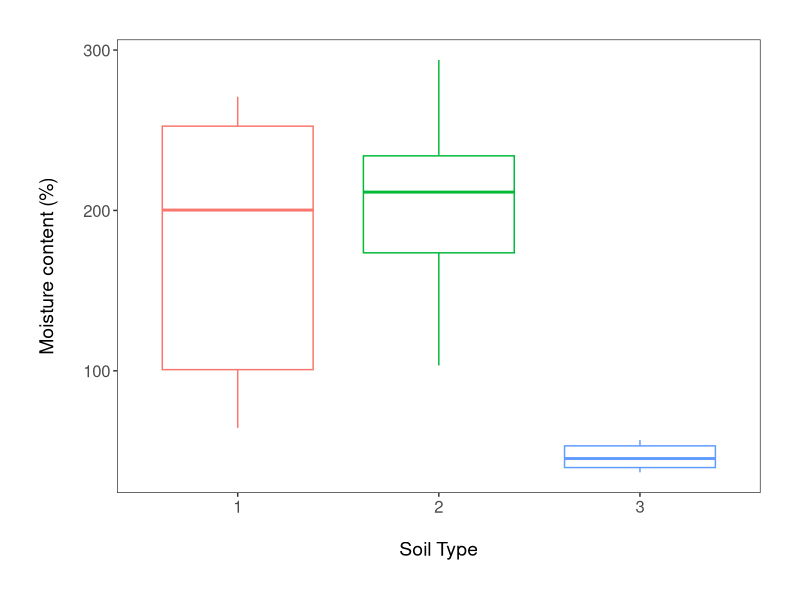
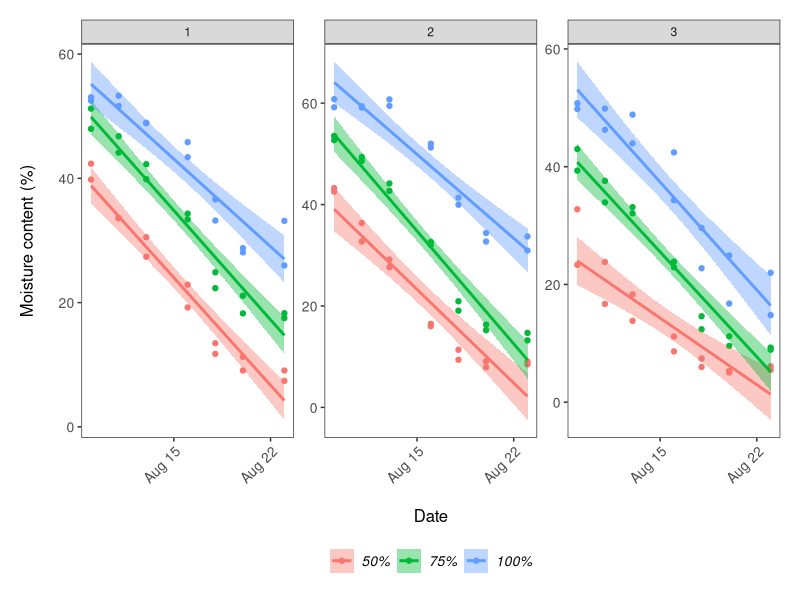
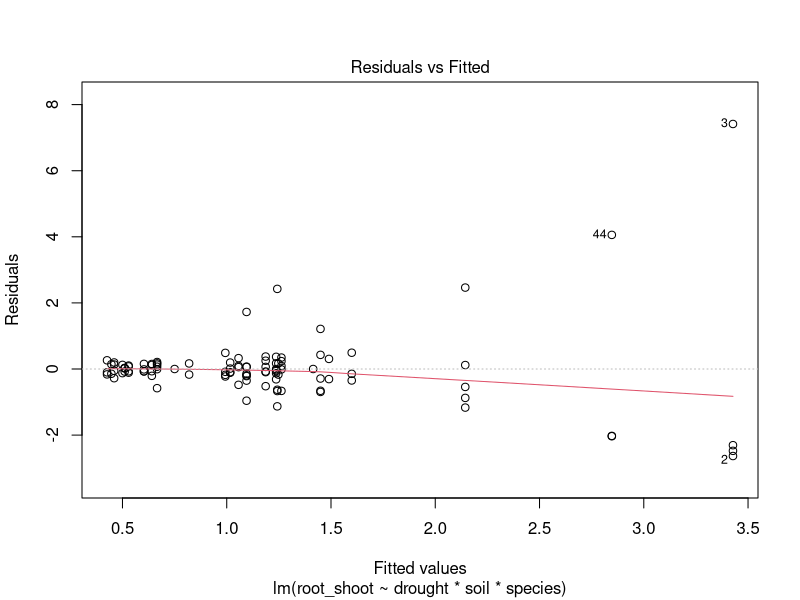
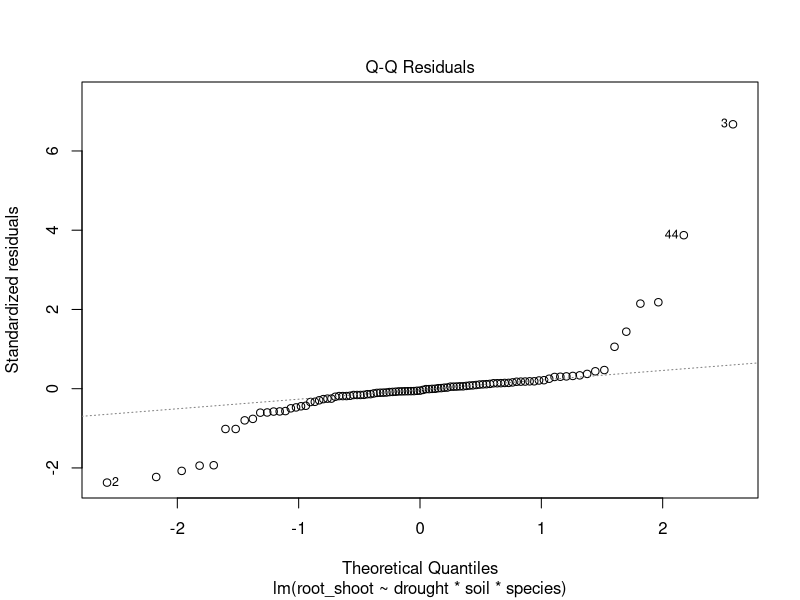
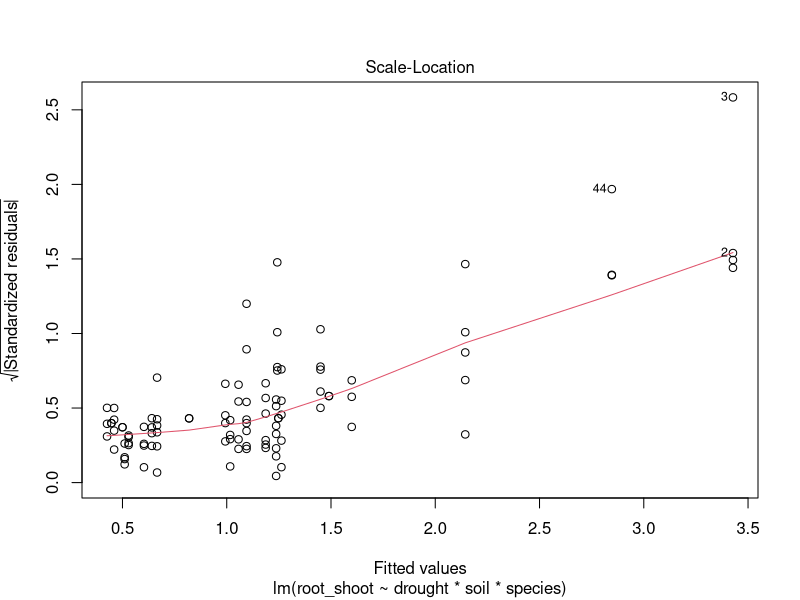
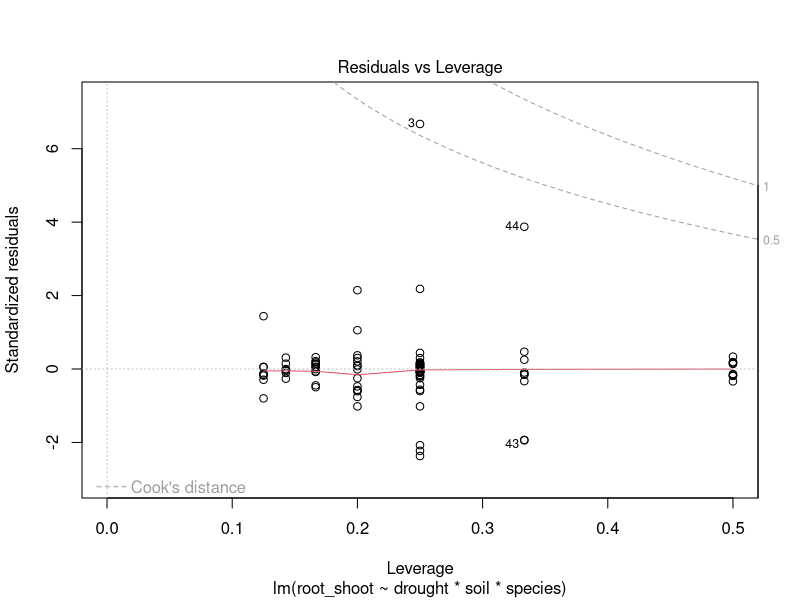
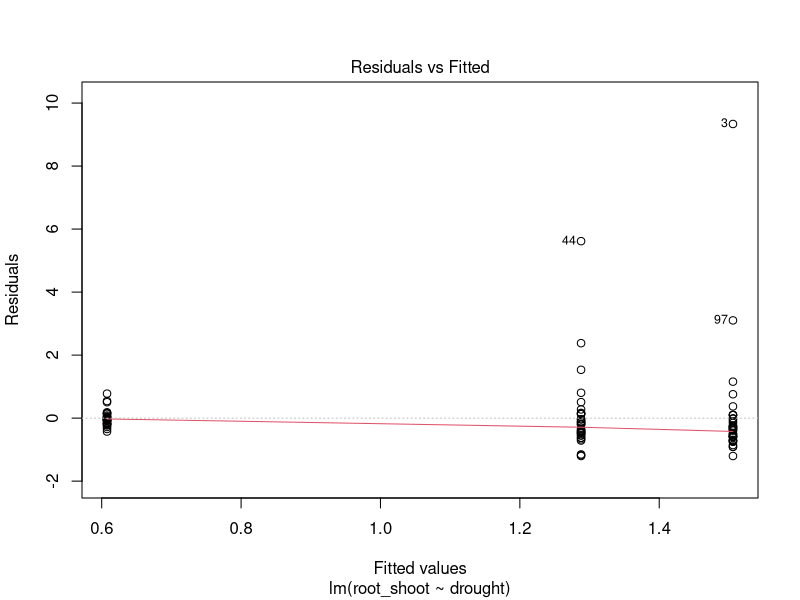
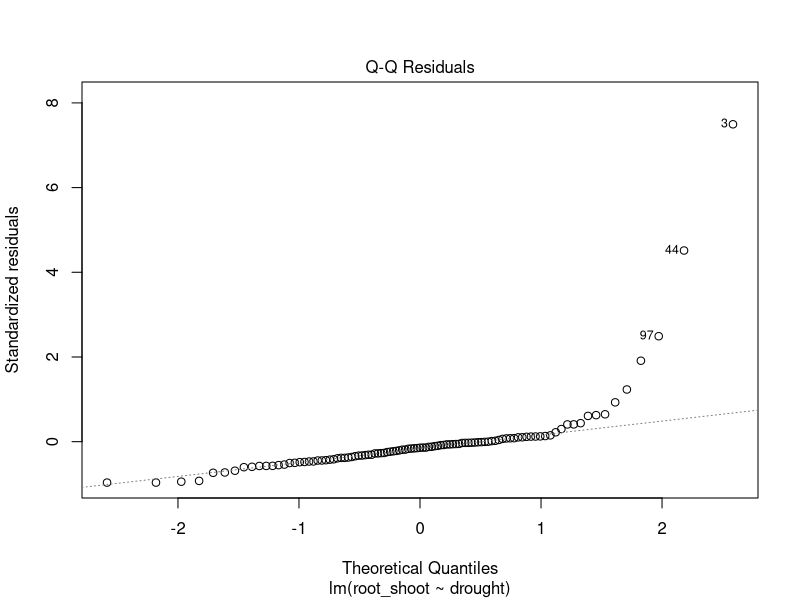

Write the R code that produced these figures, in order.
## DISSERTATION PROJECT ##

# Libraries ----
library(tidyverse)
library(readxl)

# Import datasets ----
ratio <- read_excel("root-shoot.xls")
field_capacity <- read_excel("Field_capacity_diss.xlsx")
moisture <- read_excel("moisture.xlsx")

# Data manipulation ratio dataset ----
# Rename columns and create factor levels for species, drought level and soil type #
ratio <- rename(ratio, root_shoot = "Root/Shoot", drought = Drought_level, soil = Soil_Type, species = Species)
ratio <- mutate(ratio, species = as.factor(species), drought = as.factor(drought), soil = as.factor(soil))

# Data manipulation field capacity dataset ----
# water content = grams of water contained in the soil per pot
# moisture = mean and sd per pot measured by probe every other day in %
field_capacity <- field_capacity %>% 
  mutate(soil_type = as_factor(soil_type), pot_number = as_factor(pot_number)) %>% 
  mutate(water_content_gr = total_fresh-total_dry) %>%  # creating a new column for amount of water in soiil
  mutate(moisture_content_percent = ((total_fresh/total_dry)-1)*100)  # new column with moisture content in %

# checking for differences of soil moisture between soil types 
(soil_moisture_boxplot <- ggplot(field_capacity, aes(soil_type, moisture_content_percent)) +
    geom_boxplot(aes(color = soil_type)) +
    theme_bw() +
    ylab("Moisture content (%)\n") +                             
    xlab("\nSoil Type")  +
    theme(axis.text = element_text(size = 12),
          axis.title = element_text(size = 14, face = "plain"),                     
          panel.grid = element_blank(),       
          plot.margin = unit(c(1,1,1,1), units = , "cm"),  
          legend.position = "none"))

# ggsave(soil_moisture_boxplot, file = "outputs/soil_moisture_boxplot.png", width = 5, height = 12) 

# Data manipulation for moisture measures ----
# moisture probe measures need to be plotted against time to see the progression 
# before relating them to the soil moisture content 
moisture <- moisture %>% 
  mutate(soil_type = as_factor(soil_type), pot = as_factor(pot)) %>% 
  tidyr::separate(date, c("year", "month", "day"), sep = "-", remove = FALSE) %>% 
  select(-year,-month) %>% 
  mutate(drought_level = case_when(pot == 1 ~ "50%",
                                   pot == 2 ~ "75%",
                                   pot == 3 ~ "100%",
                                   pot == 4 ~ "50%",
                                   pot == 5 ~ "75%",
                                   pot == 6 ~ "100%")) %>% 
  mutate(drought_level = as_factor(drought_level)) %>% 
  mutate(soil_type_moisture = c(field_capacity$moisture_content_percent,
                           field_capacity$moisture_content_percent,
                           field_capacity$moisture_content_percent,
                           field_capacity$moisture_content_percent,
                           field_capacity$moisture_content_percent,
                           field_capacity$moisture_content_percent,
                           field_capacity$moisture_content_percent)) %>% 
  mutate(drought_level_percent = (mean_moisture*100)/soil_type_moisture)

(moisture_time_series <- ggplot(moisture, aes(date, mean_moisture, color = drought_level)) +
    geom_point() +
    facet_wrap(~ soil_type, scales = "free_y") +
    geom_smooth(formula = y ~ x, method = "lm", aes(fill = drought_level)) + # add se = FALSE to remove error shading
    theme_bw() +
    ylab("Moisture content (%)\n") +                             
    xlab("\nDate") +
    theme(axis.text.x = element_text(size = 10, angle = 45, vjust = 1, hjust = 1),  # making the dates at a bit of an angle
          axis.text.y = element_text(size = 10),
          axis.title = element_text(size = 12, face = "plain"),                        
          panel.grid = element_blank(),  
          plot.margin = unit(c(0.5,0.5,0.5,0.5), units = , "cm"),  # Adding a margin around the plot
          legend.text = element_text(size = 10, face = "italic"),  
          legend.title = element_blank(),  # Removing the legend title 
          legend.position = "bottom")) 

# ggsave(moisture_time_series, file = "outputs/moisture_time_series.png", width = 12, height = 7) 

# Stats ----
ratio_model <- lm(root_shoot ~ drought*soil*species, data = ratio)
summary(ratio_model)
anova(ratio_model)
plot(ratio_model)

ratio_model2 <- lm(root_shoot ~ drought, data = ratio)
summary(ratio_model2)
anova(ratio_model2)
plot(ratio_model2)

# Verification of assumptions # 
ratio_resids <- resid(ratio_model2)
shapiro.test(ratio_resids)
bartlett.test(root_shoot ~ drought, data = ratio)

# To see which drought level drives the significant results #
ratio_aov <- aov(root_shoot ~ drought, data = ratio)
TukeyHSD(ratio_aov)
